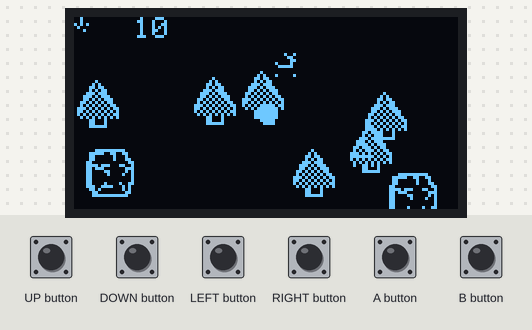
Bench run of a sketch on a simulated Arduboy, built with avr-gcc and run on an emulated ATmega32U4. Shown: 128×64 one-colour display. Inputs (shaded band) come from the test bench. Random numbers use the default seed unless the sketch sets one.

Above: at 1.2 s.
1.3 s: UP button pressed for 0.15 s
2.0 s: DOWN button pressed for 0.15 s
At 3.0 s:
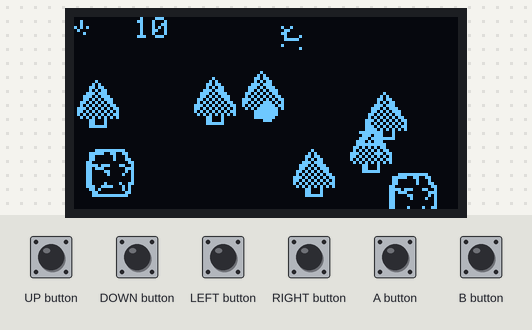
5.1 s: LEFT button pressed for 0.15 s
At 5.7 s:
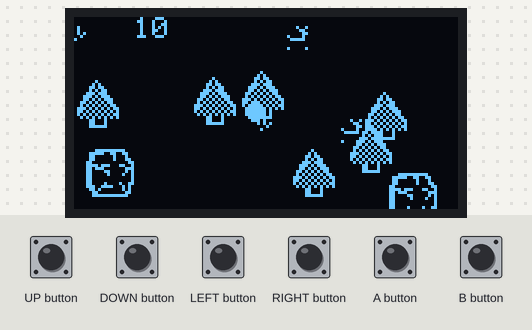
8.2 s: UP button pressed for 1 s
At 8.43 s:
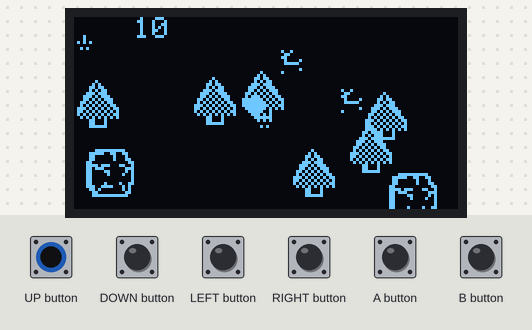
9.8 s: UP button pressed for 1 s
At 10.98 s:
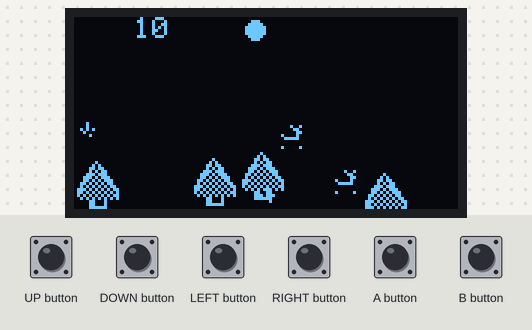
11.4 s: UP button pressed for 1 s
At 13.0 s:
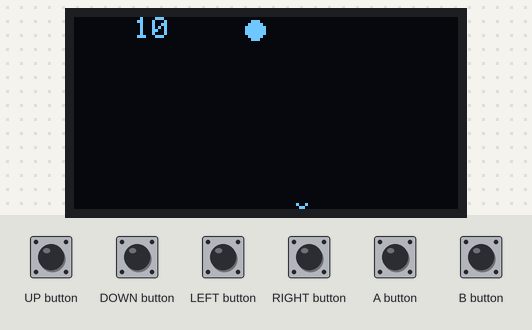
Timing chart, 0 to 14.0 s (numbered marks = the images above; inputs shaded):
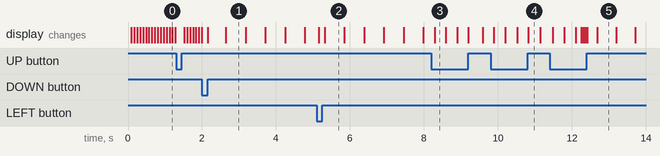

Measured:
- what the display in image 1 shows lasts 0.6 s, from 2.6 s to 3.2 s

The sketch:

RTS.ino
```cpp
#include <Arduboy2.h>

#include "Images.h"
#include "Timer.h"
#include "Resource.h"
#include "Building.h"
#include "Person.h"
#include "Camera.h"
#include "Cursor.h"
#include "Deer.h"

Arduboy2 arduboy;

Camera camera;

// Cursor starts off centre screen
Cursor cursor { { (WIDTH / 2), (HEIGHT / 2) } };

Point2F peopleTargetPosition { cursor.position.x, cursor.position.y };

struct Debug
{
  uint8_t deerCounter;
};

Debug debug;

constexpr uint8_t maxResources = 30;
constexpr uint8_t maxBuildings = 4;
constexpr uint8_t maxPeople = 40;
constexpr uint8_t maxDeer = 10;

uint16_t woodCounter = 0;
uint16_t meatCounter = 0;
Resource rock[maxResources];
Resource tree[maxResources];
Deer deer[maxDeer];

uint8_t buildingCount = 0;
Building buildings[maxBuildings];

// You start off with 1 person initialised
uint8_t personCount = 2;
Person people[maxPeople]
{
  {
    PersonState::Idle,
    { cursor.position.x, cursor.position.y },
  }
};

uint8_t personFrame = 0;
uint8_t deerFrame = 0;

uint8_t const *deerSprite = nullptr;

// The number of people selected
uint8_t peopleSelected = 0;

// The start of the selection rectangle
Point2 clickPoint;
Rectangle selectionRectangle;

// Timers
Timer peopleTimer;
Timer resourceTimer;
Timer regenTimer;
Timer deerTimer;

void setup()
{
  // Basic setup
  arduboy.boot();
  arduboy.flashlight();
  arduboy.setFrameRate(75);
  arduboy.initRandomSeed();

  // Randomise the resources
  populateResources();
  populateDeer();
}

void loop()
{
  if (!arduboy.nextFrame())
    return;

  // Update the button state
  arduboy.pollButtons();

  // Handle input
  handleInput();

  // Input independent updating
  update();

  // Clear the screen
  arduboy.clear();

  // Render everything
  render();

  // Update the screen
  arduboy.display();
}

void handleInput()
{
  constexpr uint8_t cursorMargin = 5;

  // Move cursor and camera
  if (arduboy.pressed(UP_BUTTON))
  {
    if (cursor.position.y >= cursorMargin)
      --cursor.position.y;
    else
      --camera.position.y;
  }

  if (arduboy.pressed(DOWN_BUTTON))
  {
    if (cursor.position.y <= (HEIGHT - cursorMargin))
      ++cursor.position.y;
    else
      ++camera.position.y;
  }

  if (arduboy.pressed(LEFT_BUTTON))
  {
    if (cursor.position.x >= cursorMargin)
      --cursor.position.x;
    else
      --camera.position.x;
  }

  if (arduboy.pressed(RIGHT_BUTTON))
  {
    if (cursor.position.x <= (WIDTH - cursorMargin))
      ++cursor.position.x;
    else
      ++camera.position.x;
  }

  // Start rectangle selection
  if (arduboy.justPressed(A_BUTTON))
  {
    clickPoint = { static_cast<int16_t>(cursor.position.x), static_cast<int16_t>(cursor.position.y) };
    selectionRectangle = Rectangle::fromPoints(clickPoint.x, clickPoint.y, selectionRectangle.getRight(), selectionRectangle.getBottom());
  }

  // During rectangle selection
  if (arduboy.pressed(A_BUTTON))
  {
    selectionRectangle = Rectangle::fromPoints(clickPoint.x, clickPoint.y, cursor.position.x, cursor.position.y);
    selectPeopleInRectangle(selectionRectangle);
  }

  // End rectangle selection
  if (arduboy.justReleased(A_BUTTON))
  {
    selectionRectangle = { 0, 0, 0, 0 };
  }

  // Command units
  if (arduboy.justPressed(B_BUTTON))
  {
    for (uint8_t i = 0; i < maxPeople; ++i)
      if (people[i].state == PersonState::Selected)
        people[i].state = PersonState::Moving;

    peopleTargetPosition = camera.toGlobal(cursor.position);
  }

  // Deselect all units
  if (arduboy.pressed(B_BUTTON) && arduboy.pressed(A_BUTTON))
    deselectAllPeople();

  // Add a building at the player's cursor
  if (arduboy.justPressed(B_BUTTON) && !arduboy.pressed(A_BUTTON))
    if ((woodCounter >= 1) && (peopleSelected == 0))
      addBuildingAt(camera.toGlobal(cursor.position));
}

void update()
{
  // Update timers
  regenTimer.updateCurrentTime();
  peopleTimer.updateCurrentTime();
  resourceTimer.updateCurrentTime();
  deerTimer.updateCurrentTime();

  // Handle resource regeneration
  if (regenTimer.getElapsedTime() >= 1000)
  {
    regenerateResources();
    regenerateDeer();
    regenTimer.updatePreviousTime();
  }

  // Handle people
  updatePeople();

  // Update people animation
  if (peopleTimer.getElapsedTime() >= 500)
  {
    updatePeopleAnimation();
    peopleTimer.updatePreviousTime();
  }

  // Update timer
  if (resourceTimer.getElapsedTime() >= 500)
  {
    resourceTimer.updatePreviousTime();
  }

  // Handle deer
  updateAllDeer();

  // Update deer animation
  if (deerTimer.getElapsedTime() >= 500)
  {
    updateDeerAnimation();
    deerTimer.updatePreviousTime();
  }
}

void render()
{
  drawWorld();
  drawUI();
}

void drawWorld()
{
  // Draw all the 'things'
  drawBuildings();
  drawResources();
  drawPeople();
  drawDeer();
}

void drawUI()
{
  // Draw cursor
  arduboy.fillCircle(cursor.position.x, cursor.position.y, cursor.radius, cursor.colour);

  // Draw selection rectangle
  arduboy.drawRect(selectionRectangle.x, selectionRectangle.y, selectionRectangle.width, selectionRectangle.height);

  // Draw debug info
  drawDebugInfo();
}

//
// People Management
//

void deselectAllPeople()
{
  peopleSelected = 0;

  for (uint8_t i = 0; i < maxPeople; ++i)
    people[i].state = PersonState::Idle;
}

void addPersonAt(float x, float y)
{
  // Avoid trying to add more than the maximum
  if (personCount < maxPeople)
  {
    // Person goes on the end of the list
    people[personCount].position = { x, y };
    ++personCount;
  }
}

void selectPeopleInRectangle(const Rectangle & rectangle)
{
  for (uint8_t i = 0; i < personCount; ++i)
  {
    // Skip non-idle people
    if (people[i].state != PersonState::Idle)
      continue;

    const Point2 position = { static_cast<int16_t>(people[i].position.x), static_cast<int16_t>(people[i].position.y) };

    // If the person is in the rectangle
    if (rectangle.contains(camera.toLocal(position)))
    {
      people[i].state = PersonState::Selected;
      ++peopleSelected;
    }
  }
}

//
// People Updating
//

void updatePeople()
{
  for (uint8_t i = 0; i < personCount; ++i)
    updatePerson(people[i]);
}

void updatePerson(Person & person)
{
  switch (person.state)
  {
    case PersonState::Idle:
      updatePersonIdle(person);
      break;
    case PersonState::Selected:
      updatePersonSelected(person);
      break;
    case PersonState::Moving:
      updatePersonMoving(person);
      break;
  }
}

void updatePersonIdle(Person & person)
{
  // If it's not time to walk, exit immediately
  if (peopleTimer.getElapsedTime() < 500)
    return;

  const uint8_t walkDirection = (rand() % 4);

  // An idle person just wanders around aimlessly
  switch (walkDirection)
  {
    case 0:
      ++person.position.x;
      break;
    case 1:
      --person.position.x;
      break;
    case 2:
      ++person.position.y;
      break;
    case 3:
      --person.position.y;
      break;
  }
}

void updatePersonSelected(Person &)
{
  // A selected person doesn't do anything
}

void updatePersonMoving(Person & person)
{
  const Vector2F between = vectorBetween(person.position, peopleTargetPosition);
  const float distance = between.getMagnitude();

  if (distance > 1)
  {
    // Manually normalise the vector
    const Vector2F direction = { between.x / distance, between.y / distance };
    person.position = { (person.position.x + (direction.x * Person::movementSpeed)), (person.position.y + (direction.y * Person::movementSpeed)) };
  }
  if (distance < 1)
  {
    if (resourceTimer.getElapsedTime() >= 500)
    {
      // For all trees
      for (uint8_t j = 0; j < maxResources; ++j)
      {
        // If the tree is active and the person is touching the tree
        // (Note: the intersection is more expensive, so do that last)
        if ((tree[j].state == ResourceState::Active) && areIntersecting(tree[j].getBounds(), person.getBounds()))
        {
          // Harvest the tree
          tree[j].harvest();
          ++woodCounter;
        }
      }
    }
    //separate
    else if (deerTimer.getElapsedTime() >= 500)
    {
      // For all deer
      for (uint8_t j = 0; j < maxDeer; ++j)
      {
        // If the deer is active and the person is touching the deer
        // (Note: the intersection is more expensive, so do that last)
        if (deer[j].state == DeerState::Idle || deer[j].state == DeerState::Running)
        {
          if (areIntersecting(deer[j].getBounds(), person.getBounds()))
          {
            // Hunt the deer
            deer[j].hunt();
            ++meatCounter;
            --debug.deerCounter;
          }
        }
      }
    }
  }
}

void updatePeopleAnimation()
{
  if (personFrame < 2)
    ++personFrame;
  else
    personFrame = 0;
}

//
// People Drawing
//

void drawPeople()
{
  for (uint8_t i = 0; i < personCount; ++i)
    drawPerson(people[i]);
}

void drawPerson(const Person & person)
{
  // Draw the person sprite
  const Point2F localPosition = camera.toLocal(person.position);
  Sprites::drawSelfMasked(localPosition.x, localPosition.y, personSprite, personFrame);

  // If the person is selected or moving
  if ((person.state == PersonState::Selected) || (person.state == PersonState::Moving))
  {
    constexpr uint8_t highlightMargin = 2;

    const int16_t highlightRectangleX = (static_cast<int16_t>(localPosition.x) - highlightMargin);
    const int16_t highlightRectangleY = (static_cast<int16_t>(localPosition.y) - highlightMargin);
    const int16_t highlightRectangleWidth = (Person::width + (highlightMargin * 2));
    const int16_t highlightRectangleHeight = (Person::height + (highlightMargin * 2));

    // Draw a rectangle around the person
    arduboy.drawRect(highlightRectangleX, highlightRectangleY, highlightRectangleWidth, highlightRectangleHeight);
  }
}

//
// Resource Updating
//

void regenerateResources()
{
  for (uint8_t i = 0; i < maxResources; ++i)
    if (tree[i].state == ResourceState::Inactive)
    {
      if (tree[i].regenerationDelay > 0)
        --tree[i].regenerationDelay;
      else
        tree[i].state = ResourceState::Active;
    }
}

void populateResources()
{
  for (uint8_t i = 0; i < maxResources; ++i)
  {
    rock[i].state = ResourceState::Active;
    rock[i].position.x = (random() % 250);
    rock[i].position.y = (random() % 250);

    tree[i].state = ResourceState::Active;
    tree[i].position.x = (random() % 250);
    tree[i].position.y = (random() % 250);
  }
}

//
// Resource Drawing
//

void drawResources()
{
  drawRocks();
  drawTrees();
}

void drawRocks()
{
  for (uint8_t i = 0; i < maxResources; ++i)
  {
    const Point2 localPosition = camera.toLocal(rock[i].position);
    const uint8_t frame = (rock[i].state == ResourceState::Inactive) ? 1 : 0;
    Sprites::drawSelfMasked(localPosition.x, localPosition.y, rockSprite, frame);
  }
}

void drawTrees()
{
  for (uint8_t i = 0; i < maxResources; ++i)
  {
    const Point2 localPosition = camera.toLocal(tree[i].position);
    const uint8_t frame = (tree[i].state == ResourceState::Inactive) ? 1 : 0;
    Sprites::drawSelfMasked(localPosition.x, localPosition.y, treeSprite, frame);
  }
}

//Deer stuff
void updateAllDeer()
{
  for (uint8_t i = 0; i < maxDeer; ++i)
    updateDeer(deer[i]);
}

void updateDeer(Deer & deer)
{
  switch (deer.state)
  {
    case DeerState::Idle:
      updateDeerIdle(deer);
      break;
    case DeerState::Running:
      updateDeerRunning(deer);
      break;
    case DeerState::Dead:
      break;
  }
}

void updateDeerIdle(Deer & deer)
{
  startDeerRunning(deer);
  // If it's not time to walk, exit immediately
  if (deerTimer.getElapsedTime() < 500)
    return;
  const uint8_t walkDirection = (rand() % 4);

  // An idle deer just wanders around aimlessly
  switch (walkDirection)
  {
    case 0:
      deerSprite = deerSpriteLeft;
      ++deer.position.x;
      ++deer.position.x;
      break;
    case 1:
      deerSprite = deerSpriteRight;
      --deer.position.x;
      --deer.position.x;
      break;
    case 2:
      ++deer.position.y;
      ++deer.position.y;
      break;
    case 3:
      --deer.position.y;
      --deer.position.y;
      break;
  }
}

bool areAnyPeopleInRangeSquared(const Point2F & position, float squaredRange)
{
  for (uint8_t i = 0; i < maxPeople; ++i)
    if (distanceSquared(position, people[i].position) <= squaredRange)
      return true;

  return false;
}

void startDeerRunning(Deer & deer) {
  if (areAnyPeopleInRangeSquared(deer.position, 20 * 20))
  {
    deer.state = DeerState::Running;
  }
}

void updateDeerRunning(Deer & deer)
{
  constexpr uint8_t runDistance = 30;

  uint8_t peopleInRange = 0;

  Directions directions = Directions::None;

  for (uint8_t index = 0; index < maxPeople; ++index)
  {
    const Vector2F distanceVector = vectorBetween(deer.position, people[index].position);
    const float distance = distanceVector.getMagnitude();

    if (distance <= runDistance)
    {
      directions |= getMostProminentAxis(distanceVector);
      ++peopleInRange;
    }
  }

  if(peopleInRange > 0)
  {
    // Needs to be normalised because of the way the vectors are stored
    const Vector2F escapeVector = normalise(getMovementVector(directions));
    deer.position += (escapeVector * Deer::movementSpeed);
  }
  else
  {
    deer.state = DeerState::Idle;
  }
}

Directions getMostProminentAxis(const Vector2F & vector)
{
  // Technically this is incorrect if x or y are -0
  const float absX = (vector.x < 0) ? -vector.x : vector.x;
  const float absY = (vector.y < 0) ? -vector.y : vector.y;

  if (absX > absY)
    return ((vector.x < 0) ? Directions::NegativeX : Directions::PositiveX);
  else
    return ((vector.y < 0) ? Directions::NegativeY : Directions::PositiveY);
}

Vector2F getMovementVector(Directions directions)
{
  struct CompactVector
  {
    int8_t x;
    int8_t y;
  };

  static const CompactVector vectors[] PROGMEM
  {
    // None
    { 0, 0 },

    // +X
    { -1, 0 },

    // +Y
    { 0, -1 },

    // +X, +Y
    { -1, -1 },

    // -X
    { 1, 0 },

    // -X, +X
    { 0, 1 },

    // -X, +Y
    { 1, 1 },

    // -X, +X, +Y
    { 0, 1 },

    // -Y
    { 0, 1 },

    // -Y, +X
    { -1, 1 },

    // -Y, +Y
    { 1, 0 },

    // -Y, +X, +Y
    { -1, 0 },

    // -Y, -X
    { 1, 1 },

    // -Y, -X, +X
    { 0, 1 },

    // -Y, -X, +Y
    { 1, 0 },

    // -Y, -X, +X, +Y
    { 0, 0 },
  };

  const size_t index = static_cast<size_t>(directions);
  const int8_t x = static_cast<int8_t>(pgm_read_byte(&vectors[index].x));
  const int8_t y = static_cast<int8_t>(pgm_read_byte(&vectors[index].y));

  return { static_cast<float>(x), static_cast<float>(y) };
}

void updateDeerAnimation()
{
  if (deerFrame < 3)
    ++deerFrame;
  else
    deerFrame = 0;
}

void regenerateDeer()
{
  for (uint8_t i = 0; i < maxDeer; ++i)
  {
    if (deer[i].state == DeerState::Dead)
    {
      if (deer[i].regenerationDelay > 0)
      {
        --deer[i].regenerationDelay;
      }
      else {
        populateDeer(deer[i]);
      }
    }
  }
}

//populate all deer
void populateDeer()
{
  for (uint8_t i = 0; i < maxDeer; ++i)
  {
    populateDeer(deer[i]);
  }
}

//populate single deer
void populateDeer(Deer & deer)
{
  ++debug.deerCounter;
  deerSprite = deerSpriteLeft;
  deer.state = DeerState::Idle;
  deer.position.x = (random() % 250);
  deer.position.y = (random() % 250);
}

//
// Deer Drawing
//

//All deer
void drawDeer()
{
  for (uint8_t i = 0; i < maxDeer; ++i)
    drawDeer(deer[i]);
}

//Single Deer
void drawDeer(const Deer & deer)
{
  // Draw the deer sprite
  const Point2F localPosition = camera.toLocal(deer.position);
  Sprites::drawSelfMasked(localPosition.x, localPosition.y, deerSprite, deerFrame);
}

//
// Building Management
//

void addBuildingAt(const Point2F & point)
{
  if (buildingCount < maxBuildings)
  {
    buildings[buildingCount].position = { static_cast<int16_t>(point.x), static_cast<int16_t>(point.y) };
    ++buildingCount;
  }
}

//c
// Building Drawing
//

void drawBuildings()
{
  for (uint8_t i = 0; i < buildingCount; ++i)
  {
    const Point2 localPosition = camera.toLocal(buildings[i].position);
    Sprites::drawSelfMasked(localPosition.x, localPosition.y, houseSprite, 0);
  }
}
//
// Debugging
//

void drawDebugInfo()
{
  //arduboy.setCursor(0, 0);
  //arduboy.print(selectionRectangle.x);

  arduboy.setCursor(20, 0);
  arduboy.print(debug.deerCounter);

  //arduboy.setCursor(0, 20);
  //arduboy.print();

  //arduboy.setCursor(20, 20);
  //arduboy.print();

  //arduboy.setCursor(0, 40);
  //arduboy.print(debug);

  //arduboy.setCursor(20, 40);
  //arduboy.print(meatCounter);
}
```

Building.h
```cpp
#pragma once

#include "Utils.h"

struct Building
{
	Point2 position;
};
```

Camera.h
```cpp
#pragma once

// For uint8_t
#include <stdint.h>

// For WIDTH and HEIGHT
#include <Arduboy2.h>

// For Point2 and Point2F
#include "Utils.h"

struct Camera
{
	Point2 position;

	uint8_t getWidth() const
	{
		return WIDTH;
	}

	uint8_t getHeight() const
	{
		return HEIGHT;
	}

	Point2 toLocal(const Point2 & globalPoint) const
	{
		return { (globalPoint.x - this->position.x), (globalPoint.y - this->position.y) };
	}

	Point2F toLocal(const Point2F & globalPoint) const
	{
		return { (globalPoint.x - this->position.x), (globalPoint.y - this->position.y) };
	}

	Point2 toGlobal(const Point2 & localPoint) const
	{
		return { (localPoint.x + this->position.x), (localPoint.y + this->position.y) };
	}

	Point2F toGlobal(const Point2F & localPoint) const
	{
		return { (localPoint.x + this->position.x), (localPoint.y + this->position.y) };
	}
};
```

Cursor.h
```cpp
#pragma once

#include <Arduboy2.h>

#include "Utils.h"

struct Cursor
{
	static constexpr uint8_t radius = 3;
	static constexpr uint8_t colour = 1;

	Point2F position;
};
```

Deer.h
```cpp
#pragma once

enum class DeerState : uint8_t
{
  Idle,
  Dead,
  Running
};

struct Deer
{
  static constexpr uint8_t width = 7;
  static constexpr uint8_t height = 8;
  static constexpr uint8_t defaultRegenenerationDelay = 10;
  static constexpr float movementSpeed = 0.5f;

  DeerState state;
  Point2F position;
  uint8_t regenerationDelay;

  Rectangle getBounds() const
  {
    return { position.x, position.y, width, height };
  }

  void hunt()
  {
    this->state = DeerState::Dead;
    this->regenerationDelay = defaultRegenenerationDelay;
  }
};
```

Utils.h
```cpp
#include "Utils/Utils.h"
```

Source omitted: Images.h (data table, 2164 bytes), Person.h (390 bytes), Resource.h (550 bytes), Timer.h (369 bytes), Directions.h (1380 bytes), Point2.h (178 bytes), Point2F.h (944 bytes), Point2U.h (96 bytes), Rectangle.h (1477 bytes), RectangleF.h (1544 bytes), Utils.h (154 bytes), Vector2F.h (640 bytes)
